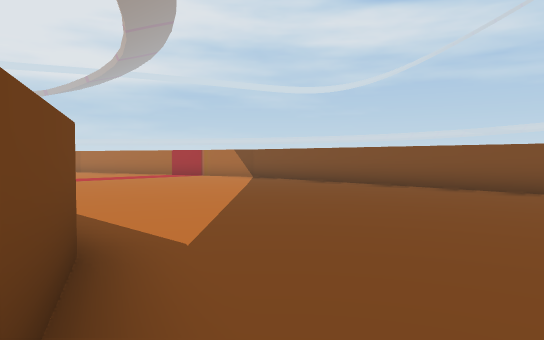
View 1 (above)

18 first-person views from a walk through a 3-D level made in the Unity game engine. The camera is 1.5 m above the floor, tilts 2° down and sees 70° across. The floor is counted in squares, 2 m on a side. Each view is taken from the middle of a square. On the plan, view 1 faces up. The plan holds only what a view shows up to about 12 squares ahead; the rest is blank. The place goes on beyond the plan.

View 2
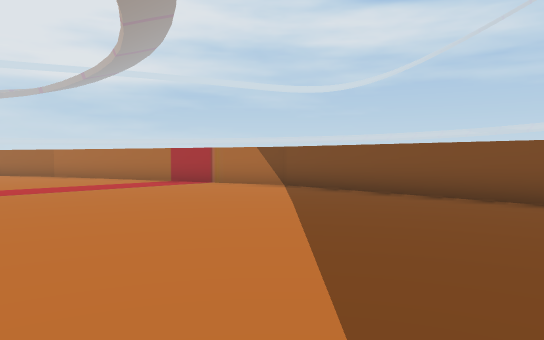

View 3
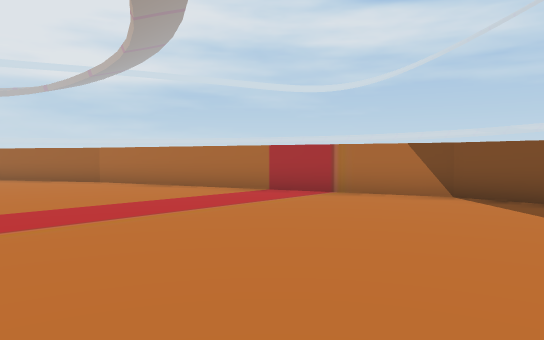

View 4
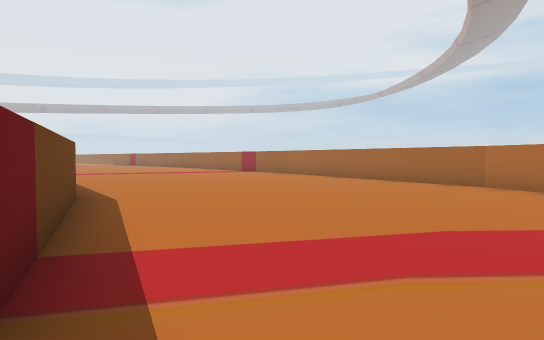

View 5
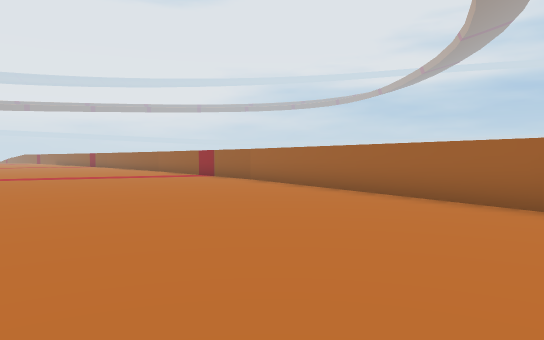

View 6
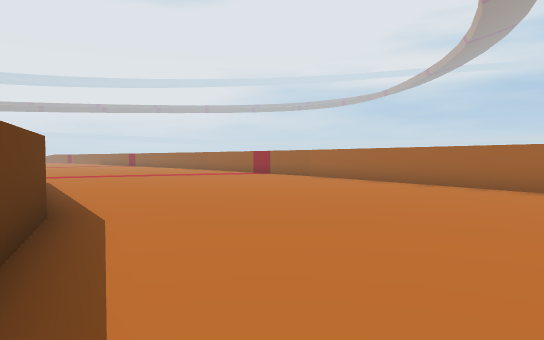

View 7
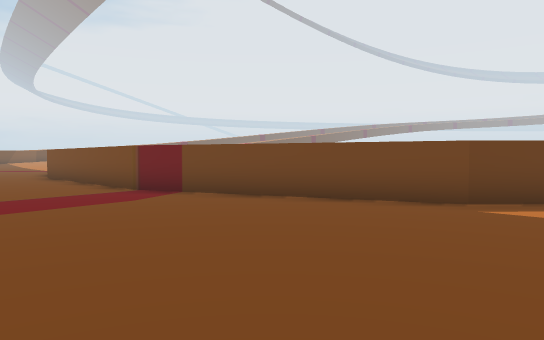

View 8
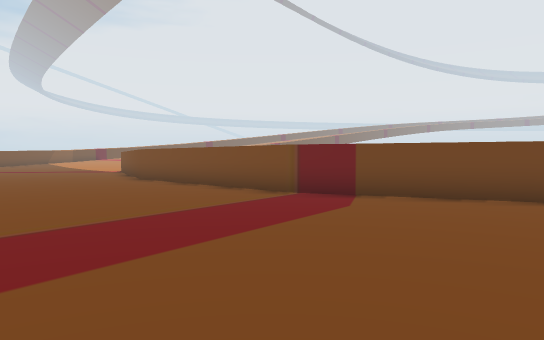

View 9
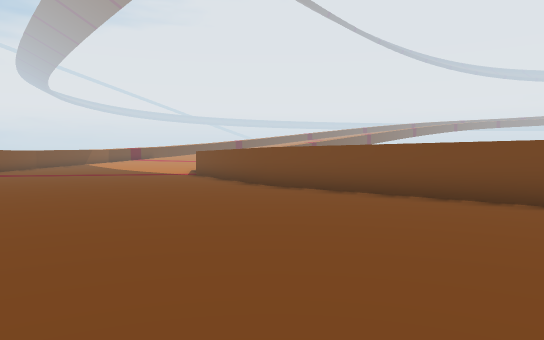

View 10
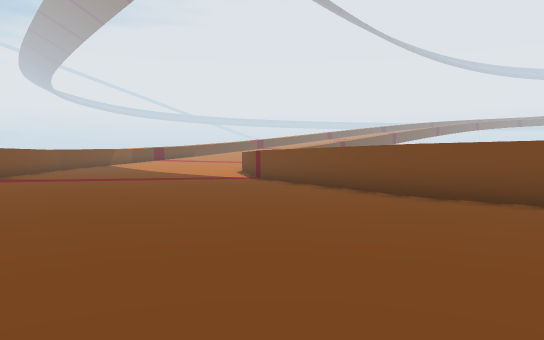

View 11
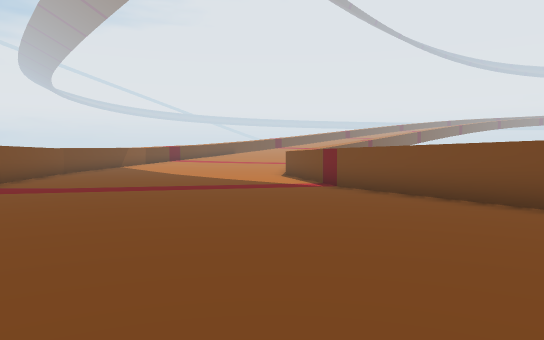

View 12
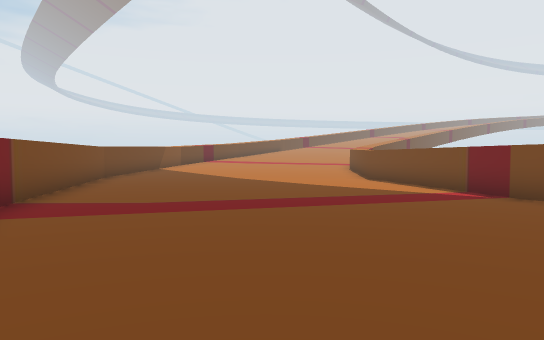

View 13
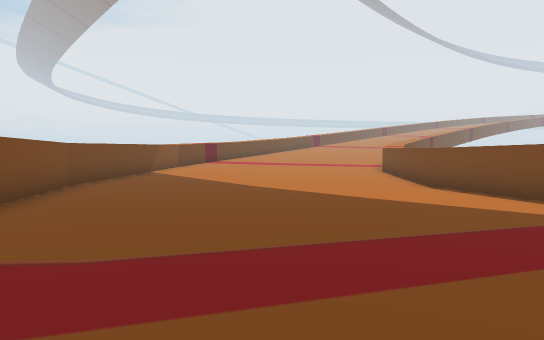

View 14
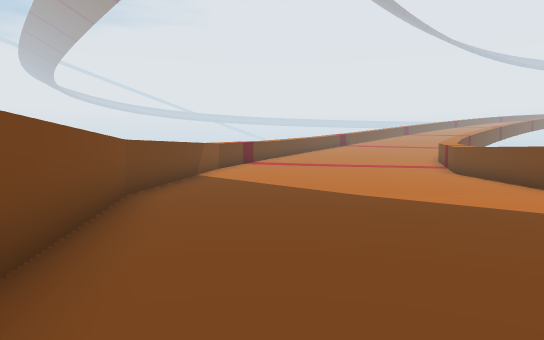

View 15
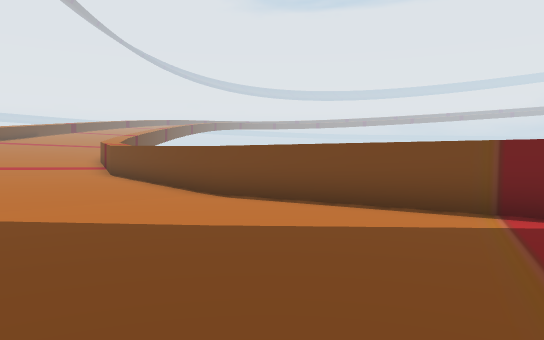

View 16
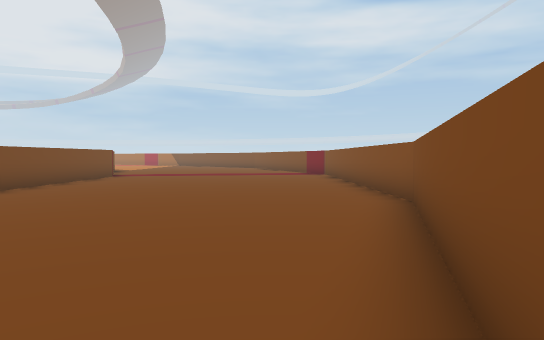

View 17
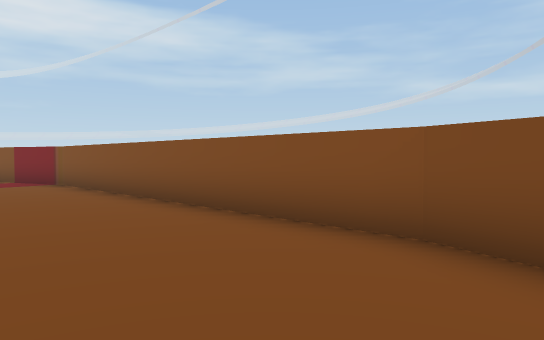

View 18
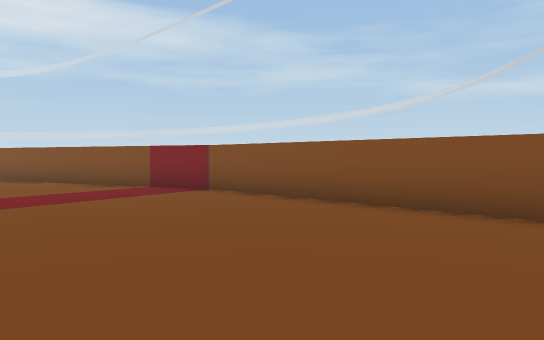

### Floor plan
Key: @ floor where view 1 was taken; # wall or solid block; . main floor; : floor 0.25 m higher than the main floor; + floor 0.5 m higher than the main floor.
Columns run from 17 left of view 1 to 10 right of it. Each row starts with its distance up from view 1.
 21 ##
 20 .#####
 19 .....#####
 18 .........###
 17 ...........###
 16 .............###
 15 ...............###
 14 .................##
 13 ..................##
 12 ...................#
 11   .................##
 10     ##..............##
  9      ###.............##
  8        ### . .........#
  7              ..........
  6               ........
  5               ......... #
  4                ....... .##
  3                #.........#
  2                ##........#
  1                 #........##
  0                 #@........#
 -1                 ##........##
 -2                  #.........#
 -3                  ##........#
 -4                   #........#
 -5                   #........#
 -6                   #........#
 -7                   #........#
 -8                   #........#
 -9                   #........#
-10                  ##........#
-11                  #.........#
-12                  #.........#
-13                 ##........##
-14                 #.........#
-15                 #.........#
-16                ##........##
-17                #.........#
-18               ##.........
-19              ##.........
-20              #..........
-21             ##..........
-22            ##..........#
-23           ##..........##
-24         ###...........#
-25         #............##
-26         :::::.......##
-27         :::::::::...#
-28         ::: :::::::##
-29         +:   :::::##

Positions as (right, up) in squares from view 1, and headings:
1: (0, 0), facing up
2: (-1, 4), facing up
3: (-4, 7), facing up
4: (-6, 8), facing up-left
5: (-8, 12), facing up-left
6: (-8, 9), facing up-left
7: (5, 5), facing down-left
8: (7, 2), facing down-left
9: (8, -3), facing down-left
10: (8, -7), facing down-left
11: (7, -11), facing down-left
12: (7, -15), facing down-left
13: (5, -18), facing down-left
14: (5, -21), facing down-left
15: (3, -21), facing left
16: (7, -18), facing up
17: (6, -13), facing up-right
18: (4, -9), facing up-right
